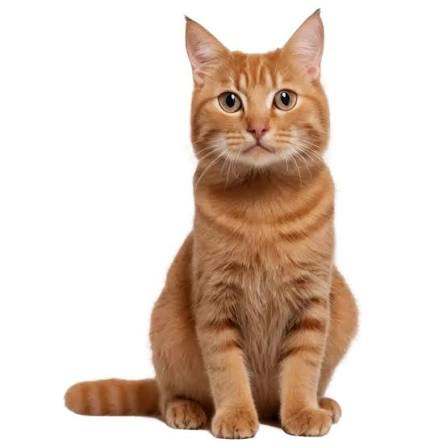
#> input picture kucing.jpg, 447 x 447 px, found by its file name
$ jupyter execute tugas_point_operation.ipynb
#> lines starting #> are read from the running program, lines starting #| are printed output that depends on the picture
<a href="https://colab.research.google.com/github/Ardi-ian/tugas-point-operation/blob/main/tugas_point_operation.ipynb" target="_parent"></a>

# Point Operation: Contrast Stretching

Point operation adalah operasi di mana nilai piksel baru hanya bergantung pada
nilai piksel lama di posisi yang sama: g(x,y) = T[f(x,y)].

Metode yang dipilih: contrast adjustment dengan contrast stretching.

[cell 1]
from google.colab import drive
drive.mount('/content/drive')

import os, glob
import numpy as np
import matplotlib.pyplot as plt
from PIL import Image

cari = glob.glob('/content/drive/MyDrive/**/kucing.jpg', recursive=True)
print('Ditemukan:', cari)

if cari:
    nama_file = cari[0]
else:
    nama_file = 'images/kucing.jpg'   # cadangan kalau dijalankan dari repo

img = Image.open(nama_file).convert('RGB')
#> img is the input picture: PIL image 447x447 RGB; mean R, G, B 224.3, 207.7, 196.1
img.thumbnail((1200, 1200))
arr = np.array(img)
print('Shape:', arr.shape, '| dtype:', arr.dtype)
#| Shape: (447, 447, 3) | dtype: uint8
plt.imshow(arr); plt.title('Gambar asli (RGB)'); plt.axis('off'); plt.show()

## Langkah 1: Konversi ke Grayscale
Rumus luminosity: g = 0.299*R + 0.587*G + 0.114*B
Hasilnya 1 angka per piksel (0 = hitam, 255 = putih, di antaranya abu-abu).

[cell 2]
R = arr[:, :, 0].astype(float)
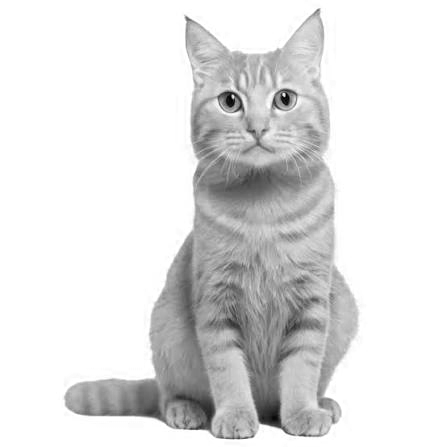
#> R: shape (447, 447) float64; min 0, max 255, mean 224.3
G = arr[:, :, 1].astype(float)
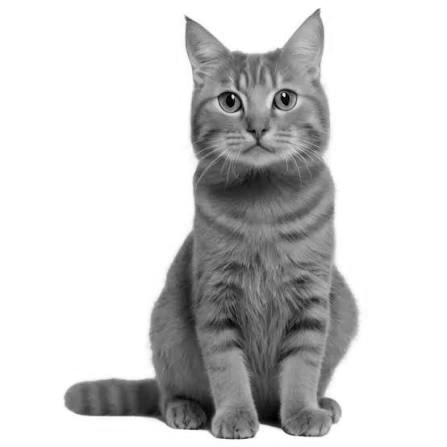
#> G: shape (447, 447) float64; min 0, max 255, mean 207.7
B = arr[:, :, 2].astype(float)
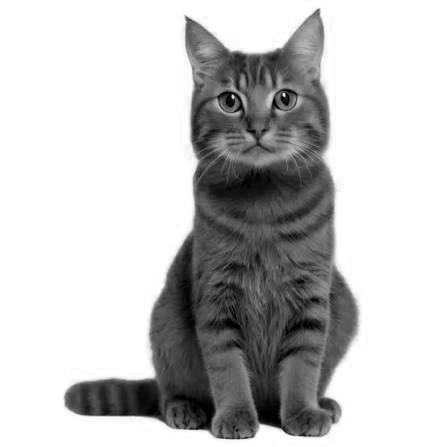
#> B: shape (447, 447) float64; min 0, max 255, mean 196.1

gray = (0.299*R + 0.587*G + 0.114*B).astype(np.uint8)

print('Shape gray :', gray.shape)
#| Shape gray : (447, 447)
print('Min / Max  :', gray.min(), '/', gray.max())
#| Min / Max  : 0 / 255
plt.imshow(gray, cmap='gray', vmin=0, vmax=255); plt.title('Grayscale'); plt.axis('off'); plt.show()

## Langkah 2: Contrast Stretching
Rumus: g = (f - min) / (max - min) * 255

- f   = nilai piksel asli
- min = nilai piksel terkecil di gambar
- max = nilai piksel terbesar di gambar

Nilai piksel direntangkan ke seluruh rentang 0 sampai 255.

[cell 3]
mn, mx = int(gray.min()), int(gray.max())
#> mn = 0; mx = 255

if mx == mn:
    stretch = gray.copy()
else:
    stretch = ((gray.astype(float) - mn) / (mx - mn) * 255).astype(np.uint8)

print('Sebelum: min =', mn, ', max =', mx)
#| Sebelum: min = 0 , max = 255
print('Sesudah: min =', stretch.min(), ', max =', stretch.max())
#| Sesudah: min = 0 , max = 255
plt.imshow(stretch, cmap='gray', vmin=0, vmax=255); plt.title('Contrast stretching'); plt.axis('off'); plt.show()

## Langkah 3: Perbandingan sebelum dan sesudah
Histogram menunjukkan sebaran nilai piksel. Setelah contrast stretching,
sebarannya melebar dan memenuhi rentang 0 sampai 255.

[cell 4]
fig, ax = plt.subplots(2, 2, figsize=(12, 8))
ax[0, 0].imshow(gray, cmap='gray', vmin=0, vmax=255); ax[0, 0].set_title('Sebelum'); ax[0, 0].axis('off')
ax[0, 1].imshow(stretch, cmap='gray', vmin=0, vmax=255); ax[0, 1].set_title('Sesudah'); ax[0, 1].axis('off')
ax[1, 0].hist(gray.ravel(), bins=256, range=(0, 255)); ax[1, 0].set_title('Histogram sebelum')
ax[1, 1].hist(stretch.ravel(), bins=256, range=(0, 255)); ax[1, 1].set_title('Histogram sesudah')
plt.tight_layout(); plt.show()
#> after `plt.tight_layout()`:
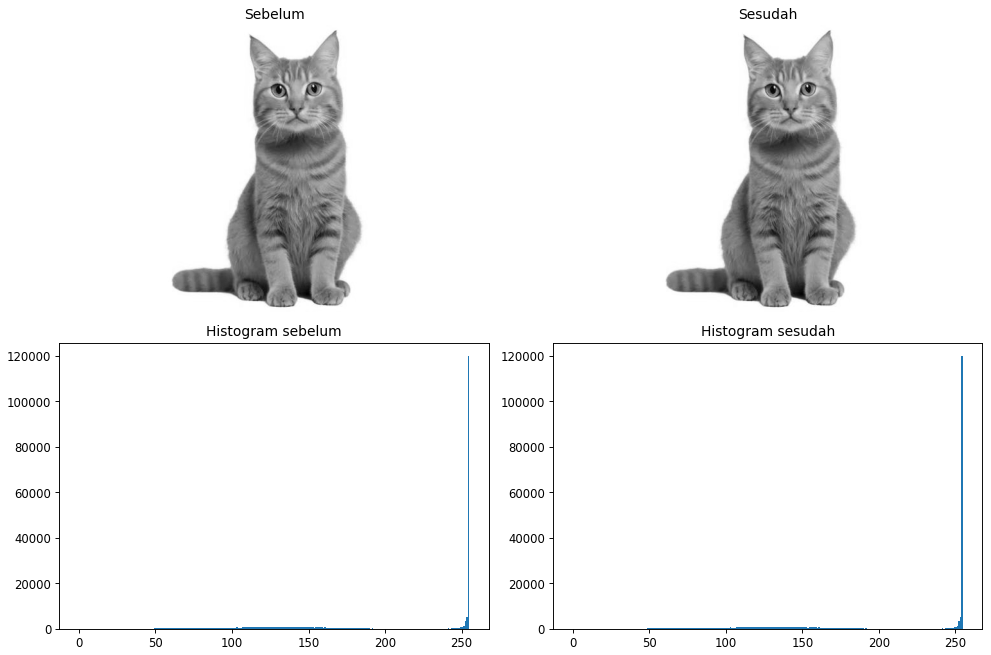
#> figure drawn by matplotlib, 4 panels; panel 3: tallest bar 119687 high, from x = 254 to 255; panel 4: tallest bar 119687 high, from x = 254 to 255

[cell 5]
# Demo: bikin gambar pucat (rentang sempit), lalu stretching
pucat = (gray.astype(float) * 0.4 + 80).astype(np.uint8)
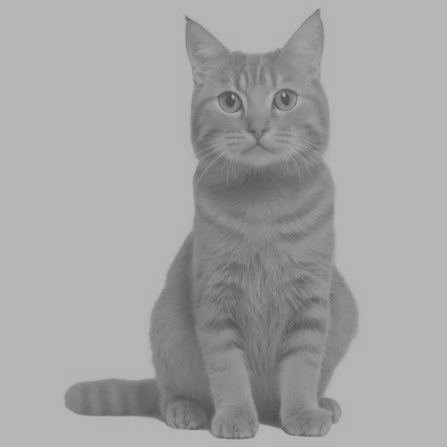
#> pucat: shape (447, 447); min 80, max 182, mean 164.3
mn2, mx2 = int(pucat.min()), int(pucat.max())
#> mn2 = 80; mx2 = 182
pucat_stretch = ((pucat.astype(float) - mn2) / (mx2 - mn2) * 255).astype(np.uint8)

print('Gambar pucat   : min =', mn2, ', max =', mx2)
#| Gambar pucat   : min = 80 , max = 182
print('Setelah stretch: min =', pucat_stretch.min(), ', max =', pucat_stretch.max())
#| Setelah stretch: min = 0 , max = 255

fig, ax = plt.subplots(2, 2, figsize=(12, 8))
ax[0, 0].imshow(pucat, cmap='gray', vmin=0, vmax=255); ax[0, 0].set_title('Gambar pucat'); ax[0, 0].axis('off')
ax[0, 1].imshow(pucat_stretch, cmap='gray', vmin=0, vmax=255); ax[0, 1].set_title('Setelah stretching'); ax[0, 1].axis('off')
ax[1, 0].hist(pucat.ravel(), bins=256, range=(0, 255)); ax[1, 0].set_title('Histogram pucat')
ax[1, 1].hist(pucat_stretch.ravel(), bins=256, range=(0, 255)); ax[1, 1].set_title('Histogram setelah stretching')
plt.tight_layout(); plt.show()
#> after `plt.tight_layout()`:
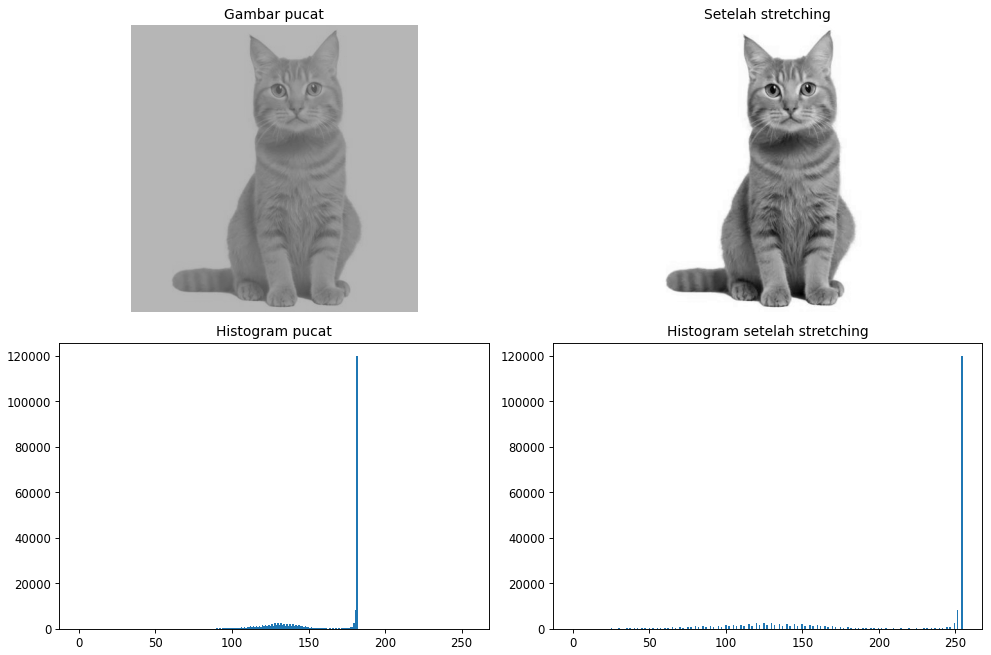
#> figure drawn by matplotlib, 4 panels; panel 3: tallest bar 119687 high, from x = 181.3 to 182.3; panel 4: tallest bar 119687 high, from x = 254 to 255

## Langkah 4: Bukti bahwa ini point operation
Setiap piksel dihitung sendiri dari nilainya sendiri, tanpa melihat piksel tetangga.

[cell 6]
for (y, x) in [(0, 0), (10, 10), (50, 50)]:
    f = int(gray[y, x])
    manual = int((f - mn) / (mx - mn) * 255) if mx != mn else f
    print(f'Piksel ({y},{x}): asli = {f:3d} | hasil kode = {stretch[y, x]:3d} | hitung manual = {manual:3d}')
#> this loop made 3 passes
#| Piksel (0,0): asli = 255 | hasil kode = 255 | hitung manual = 255
#| Piksel (10,10): asli = 255 | hasil kode = 255 | hitung manual = 255
#| Piksel (50,50): asli = 255 | hasil kode = 255 | hitung manual = 255
